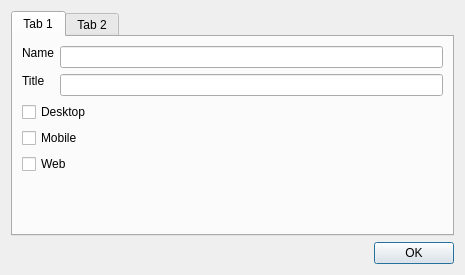
<?xml version="1.0" encoding="UTF-8"?>
<ui version="4.0">
 <class>Dialog</class>
 <widget class="QDialog" name="Dialog">
  <property name="geometry">
   <rect>
    <x>0</x>
    <y>0</y>
    <width>465</width>
    <height>275</height>
   </rect>
  </property>
  <property name="windowTitle">
   <string>Dialog</string>
  </property>
  <layout class="QVBoxLayout" name="verticalLayout">
   <item>
    <widget class="QTabWidget" name="tabWidget">
     <property name="currentIndex">
      <number>0</number>
     </property>
     <widget class="QWidget" name="tab">
      <attribute name="title">
       <string>Tab 1</string>
      </attribute>
      <layout class="QVBoxLayout" name="verticalLayout_3">
       <item>
        <layout class="QGridLayout" name="gridLayout">
         <item row="0" column="0">
          <widget class="QLabel" name="label">
           <property name="text">
            <string>Name</string>
           </property>
          </widget>
         </item>
         <item row="0" column="1" rowspan="2">
          <widget class="QLineEdit" name="txtName"/>
         </item>
         <item row="1" column="0" rowspan="2">
          <widget class="QLabel" name="label_2">
           <property name="text">
            <string>Title</string>
           </property>
          </widget>
         </item>
         <item row="2" column="1">
          <widget class="QLineEdit" name="txtTitle"/>
         </item>
        </layout>
       </item>
       <item>
        <widget class="QCheckBox" name="checkBox">
         <property name="text">
          <string>Desktop</string>
         </property>
        </widget>
       </item>
       <item>
        <widget class="QCheckBox" name="checkBox_2">
         <property name="text">
          <string>Mobile</string>
         </property>
        </widget>
       </item>
       <item>
        <widget class="QCheckBox" name="checkBox_3">
         <property name="text">
          <string>Web</string>
         </property>
        </widget>
       </item>
       <item>
        <spacer name="verticalSpacer">
         <property name="orientation">
          <enum>Qt::Vertical</enum>
         </property>
         <property name="sizeHint" stdset="0">
          <size>
           <width>20</width>
           <height>40</height>
          </size>
         </property>
        </spacer>
       </item>
      </layout>
     </widget>
     <widget class="QWidget" name="tab_2">
      <attribute name="title">
       <string>Tab 2</string>
      </attribute>
      <layout class="QVBoxLayout" name="verticalLayout_2">
       <item>
        <widget class="QPlainTextEdit" name="plainTextEdit"/>
       </item>
      </layout>
     </widget>
    </widget>
   </item>
   <item>
    <widget class="QDialogButtonBox" name="buttonBox">
     <property name="standardButtons">
      <set>QDialogButtonBox::Ok</set>
     </property>
    </widget>
   </item>
  </layout>
 </widget>
 <resources/>
 <connections/>
</ui>
